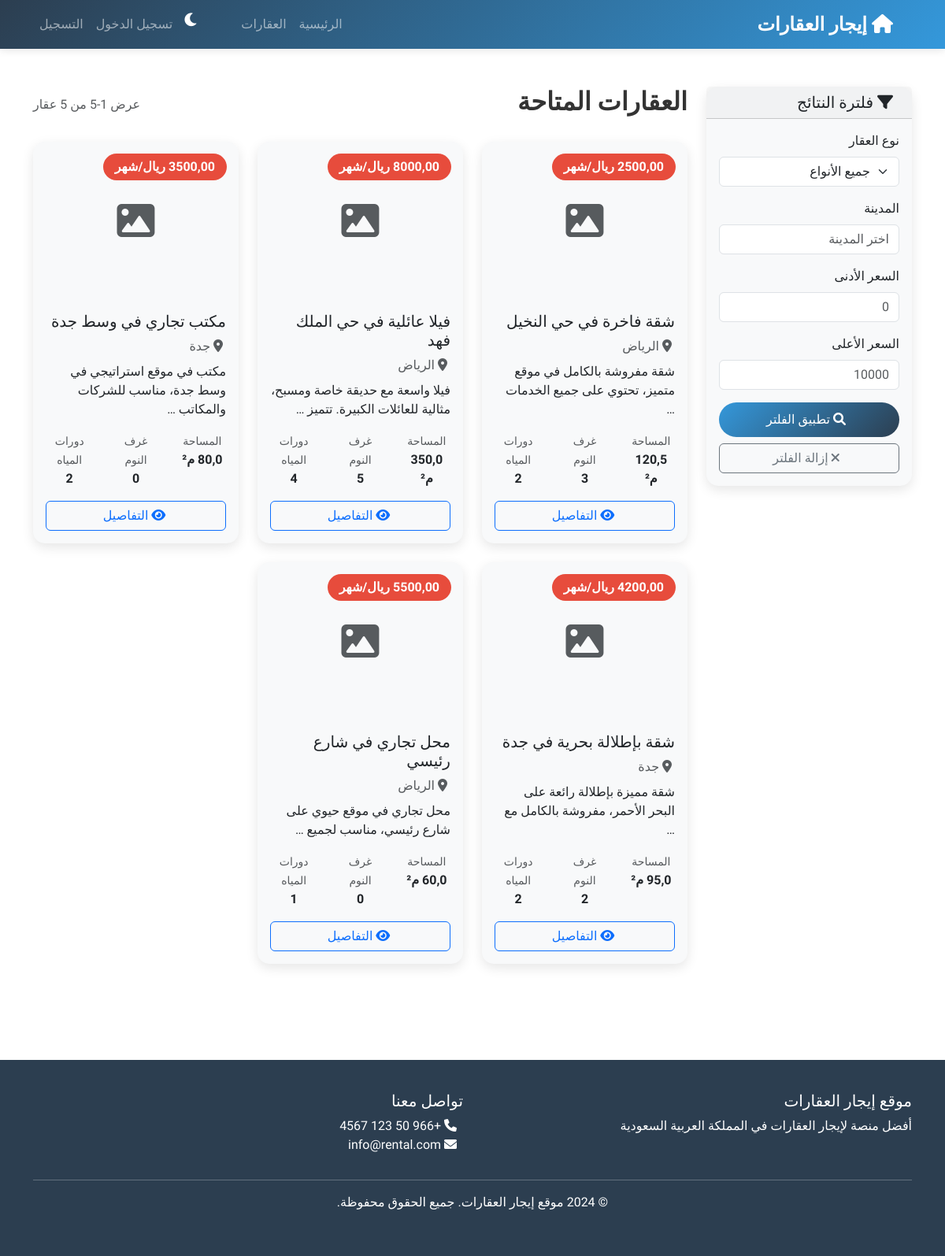
Page /properties/ on the committed database.
### properties/models.py (models this page shows, shortened)
class Property(models.Model):
    PROPERTY_TYPES = (
        ('apartment', 'شقة'),
        ('villa', 'فيلا'),
        ('office', 'مكتب'),
        ('shop', 'محل تجاري'),
        ('warehouse', 'مستودع'),
    )
    STATUS_CHOICES = (
        ('available', 'متاح'),
        ('rented', 'مؤجر'),
        ('maintenance', 'تحت الصيانة'),
    )
    owner = models.ForeignKey(settings.AUTH_USER_MODEL, on_delete=models.CASCADE, related_name='properties')
    title = models.CharField(max_length=200)
    description = models.TextField()
    property_type = models.CharField(max_length=20, choices=PROPERTY_TYPES)
    address = models.TextField()
    city = models.CharField(max_length=100)
    area = models.FloatField(help_text="المساحة بالمتر المربع")
    bedrooms = models.IntegerField(default=0)
    bathrooms = models.IntegerField(default=0)
    price = models.DecimalField(max_digits=10, decimal_places=2)
    status = models.CharField(max_length=20, choices=STATUS_CHOICES, default='available')
    is_approved = models.BooleanField(default=False)
    created_at = models.DateTimeField(auto_now_add=True)
    updated_at = models.DateTimeField(auto_now=True)
    class Meta:
        verbose_name = "عقار"
        verbose_name_plural = "العقارات"

### properties/views.py (the view)
# urls.py: path('properties/', views.property_list, name='property_list'),
def property_list(request):
    properties = Property.objects.filter(is_approved=True, status='available')
    property_type = request.GET.get('type')
    if property_type:
        properties = properties.filter(property_type=property_type)
    city = request.GET.get('city')
    if city:
        properties = properties.filter(city__icontains=city)
    min_price = request.GET.get('min_price')
    max_price = request.GET.get('max_price')
    if min_price:
        properties = properties.filter(price__gte=min_price)
    if max_price:
        properties = properties.filter(price__lte=max_price)
    paginator = Paginator(properties, 12)
    page_number = request.GET.get('page')
    page_obj = paginator.get_page(page_number)
    context = {
        'page_obj': page_obj,
        'property_types': Property.PROPERTY_TYPES,
    }
    return render(request, 'properties/property_list.html', context)

### templates/properties/property_list.html (shortened to what this page needs)
{% extends 'base.html' %}
{% block content %}
<div class="container py-5">
    <div class="row">
        <div class="col-lg-3 mb-4">
            <div class="card">
                <div class="card-header">
                    <h5 class="mb-0">
                        <i class="fas fa-filter me-2"></i>
                        فلترة النتائج
                    </h5>
                </div>
                <div class="card-body">
                    <form method="GET">
                        <div class="mb-3">
                            <label class="form-label">نوع العقار</label>
                            <select name="type" class="form-select">
                                <option value="">جميع الأنواع</option>
                            </select>
                        </div>
                        <div class="mb-3">
                            <label class="form-label">المدينة</label>
                            <input type="text" name="city" class="form-control"
                                   value="{{ request.GET.city }}" placeholder="اختر المدينة">
                        </div>
                        <div class="mb-3">
                            <label class="form-label">السعر الأدنى</label>
                            <input type="number" name="min_price" class="form-control"
                                   value="{{ request.GET.min_price }}" placeholder="0">
                        </div>
                        <div class="mb-3">
                            <label class="form-label">السعر الأعلى</label>
                            <input type="number" name="max_price" class="form-control"
                                   value="{{ request.GET.max_price }}" placeholder="10000">
                        </div>
                        <button type="submit" class="btn btn-primary w-100">
                            <i class="fas fa-search me-2"></i>
                            تطبيق الفلتر
                        </button>
                        <a href="{% url 'properties:property_list' %}" class="btn btn-outline-secondary w-100 mt-2">
                            <i class="fas fa-times me-2"></i>
                            إزالة الفلتر
                        </a>
                    </form>
                </div>
            </div>
        </div>
        <div class="col-lg-9">
            <div class="d-flex justify-content-between align-items-center mb-4">
                <h2 class="fw-bold">العقارات المتاحة</h2>
                <span class="text-muted">
                    {% if page_obj.paginator.count %}
                        عرض {{ page_obj.start_index }}-{{ page_obj.end_index }} من {{ page_obj.paginator.count }} عقار
                    {% else %}
                        لا توجد عقارات
                    {% endif %}
                </span>
            </div>
            <div class="row">
                {% for property in page_obj %}
                    <div class="col-lg-4 col-md-6 mb-4">
                        <div class="card property-card h-100">
                            {% if property.images.first %}
                                <img src="{{ property.images.first.image.url }}"
                                     class="card-img-top" alt="{{ property.title }}"
                                     style="height: 200px; object-fit: cover;">
                            {% else %}
                                <div class="card-img-top d-flex align-items-center justify-content-center bg-light"
                                     style="height: 200px;">
                                    <i class="fas fa-image fa-3x text-muted"></i>
                                </div>
                            {% endif %}
                            <div class="price-badge">{{ property.price }} ريال/شهر</div>
                            <div class="card-body d-flex flex-column">
                                <h5 class="card-title">{{ property.title }}</h5>
                                <p class="text-muted mb-2">
                                    <i class="fas fa-map-marker-alt me-1"></i>
                                    {{ property.city }}
                                </p>
                                <p class="card-text flex-grow-1">{{ property.description|truncatewords:10 }}</p>
                                <div class="row text-center mb-3">
                                    <div class="col-4">
                                        <small class="text-muted">المساحة</small><br>
                                        <strong>{{ property.area }} م²</strong>
                                    </div>
                                    <div class="col-4">
                                        <small class="text-muted">غرف النوم</small><br>
                                        <strong>{{ property.bedrooms }}</strong>
                                    </div>
                                    <div class="col-4">
                                        <small class="text-muted">دورات المياه</small><br>
                                        <strong>{{ property.bathrooms }}</strong>
                                    </div>
                                </div>
                                <div class="d-flex gap-2 mt-auto">
                                    <a href="{% url 'properties:property_detail' property.pk %}"
                                       class="btn btn-outline-primary flex-fill">
                                        <i class="fas fa-eye me-1"></i>
                                        التفاصيل
                                    </a>
                                </div>
                            </div>
                        </div>
                    </div>
                {% endfor %}
            </div>
        </div>
    </div>
</div>
{% endblock %}

### static/css/custom.css (style rules this page uses)
:root { --primary-gradient: linear-gradient(135deg, #667eea 0%, #764ba2 100%); --success-gradient: linear-gradient(135deg, #11998e 0%, #38ef7d 100%); --warning-gradient: linear-gradient(135deg, #f093fb 0%, #f5576c 100%); --info-gradient: linear-gradient(135deg, #4facfe 0%, #00f2fe 100%); --dark-gradient: linear-gradient(135deg, #2c3e50 0%, #34495e 100%); --shadow-light: 0 2px 10px rgba(0,0,0,0.1); --shadow-medium: 0 5px 20px rgba(0,0,0,0.15); --shadow-heavy: 0 10px 30px rgba(0,0,0,0.2); --border-radius: 15px; --transition: all 0.3s cubic-bezier(0.4, 0, 0.2, 1); }

### templates/base.html (style rules this page uses)
:root { --primary-color: #2c3e50; --secondary-color: #3498db; --accent-color: #e74c3c; --success-color: #27ae60; --warning-color: #f39c12; --dark-bg: #1a1a1a; --dark-card: #2d2d2d; --dark-text: #ffffff; --light-bg: #ffffff; --light-card: #f8f9fa; --light-text: #333333; }
* { font-family: 'Cairo', sans-serif; }
body { transition: all 0.3s ease; background: var(--light-bg); color: var(--light-text); }
.card { border: none; border-radius: 15px; box-shadow: 0 5px 15px rgba(0,0,0,0.1); transition: all 0.3s ease; background: var(--light-card); }
.btn-primary { background: linear-gradient(135deg, var(--secondary-color), var(--primary-color)); border: none; border-radius: 25px; padding: 10px 25px; transition: all 0.3s ease; }
.property-card { overflow: hidden; position: relative; }
.price-badge { position: absolute; top: 15px; right: 15px; background: var(--accent-color); color: white; padding: 5px 15px; border-radius: 20px; font-weight: 600; }

### rows in the picture
Property: price "2500,00", title "شقة فاخرة في حي النخيل", city "الرياض", description "شقة مفروشة بالكامل في موقع متميز، تحتوي على جميع الخدمات …", area "120,5", bedrooms "3", bathrooms "2"
Property: price "8000,00", title "فيلا عائلية في حي الملك فهد", city "الرياض", description "فيلا واسعة مع حديقة خاصة ومسبح، مثالية للعائلات الكبيرة. تتميز …", area "350,0", bedrooms "5", bathrooms "4"
Property: price "3500,00", title "مكتب تجاري في وسط جدة", city "جدة", description "مكتب في موقع استراتيجي في وسط جدة، مناسب للشركات والمكاتب …", area "80,0", bedrooms "0", bathrooms "2"
Property: price "4200,00", title "شقة بإطلالة بحرية في جدة", city "جدة", description "شقة مميزة بإطلالة رائعة على البحر الأحمر، مفروشة بالكامل مع …", area "95,0", bedrooms "2", bathrooms "2"
Property: title "محل تجاري في شارع رئيسي", city "الرياض", description "محل تجاري في موقع حيوي على شارع رئيسي، مناسب لجميع …", area "60,0", bedrooms "0", bathrooms "1"

### other values in the picture
{{ page_obj.start_index }} "1"
